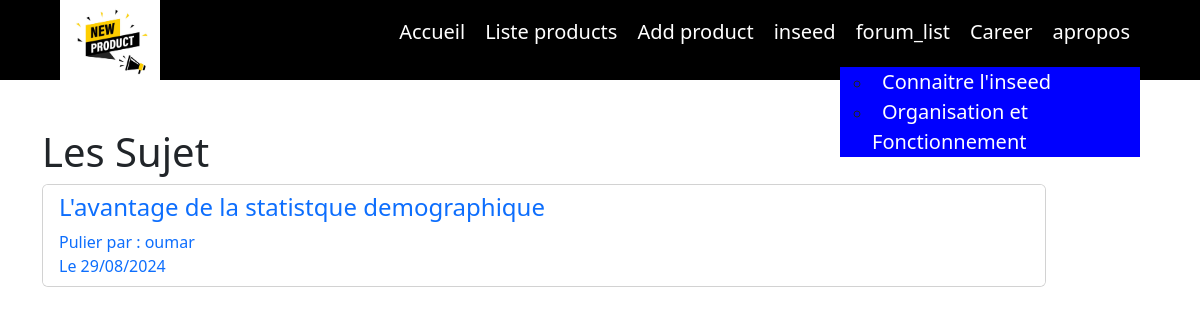
The page /forum/discusions_list/1/ on the database its author committed.
### forum/models.py (models this page shows, shortened)
class Discusion (models.Model):
    title = models.CharField(max_length=255)
    content = models.TextField()
    forum = models.ForeignKey(Forum, on_delete=models.CASCADE)
    created_by = models.ForeignKey(User, on_delete=models.SET_NULL, null=True, blank=True)
    created_at = models.DateTimeField(auto_now_add=True)

class Forum (models.Model):
    name = models.CharField(max_length=255)
    description = models.TextField()
    created_by = models.ForeignKey(User, on_delete=models.CASCADE)
    created_at = models.DateTimeField(auto_now_add=True)

### forum/views.py (the view)
# urls.py: path('discusions_list/<int:forum_id>/', views.discusions_list, name='discusions_list'),
def discusions_list(request, forum_id):
    forum = get_object_or_404(Forum, id=forum_id)
    discusions = Discusion.objects.filter(forum=forum)
    return render(request, 'forum/discusions_list.html', {'forum': forum, 'discusions': discusions})

### forum/templates/forum/discusions_list.html
{% extends 'index.html' %}
{% block content %}
<section class="container my-5">
    <h1>Les Sujet </h1>
    <div class="card" style="width: 90%;">
        <ul class="list-group list-group-flush">
            {% for discusion in discusions %}
            <li class="list-group-item">
                <a class="text-decoration-none" href="{% url 'forum:post_list' discusion.id %}">
                    <h4> {{ discusion.title }}</h4>
                    <span class="d-block justify-content-espace-between ">Pulier par : {{ forum.created_by.username }}
                    </span>
                    <span class="d-block justify-content-espace-between ">Le {{ forum.created_at|date:"d/m/Y" }}
                    </span>
                </a>
            </li>
            {% empty %}
            <div>Aucun forum</div>
            {% endfor %}
        </ul>
    </div>
</section>
{% endblock %}

### products/static/style.css (style rules this page uses)
body { padding: 0; margin: 0; box-sizing: border-box; }
section { width: 80%; margin: auto; position: relative; height:calc(50vh - 80px); display: flex; flex-direction: column; }

### rows shown on the page
Discusion: title "L'avantage de la statistque demographique"
Forum: created_by.username "oumar", created_at "29/08/2024"
